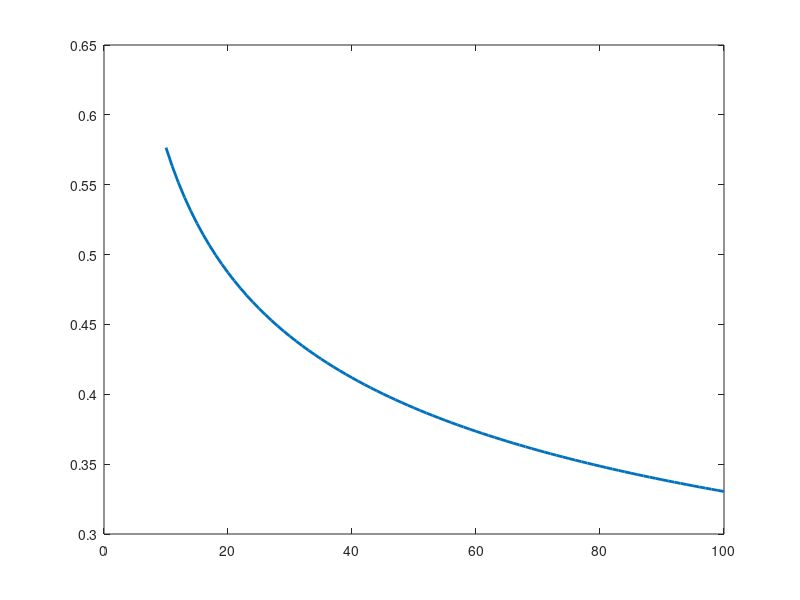

MATLAB code to generate this figure: (Note: this script raises an error after producing the figure.)
% Figure1: learning curves that cross
% and have the exactly the same AULC
% these learning curves are 'made up' and do not correspond
% to actual learning curves generated on data,
% since they are only used as illustration

close all;
clear all;

save_to_pdf = 1; % saves pdf file to figures dir

%%

x = 10:100;
lw = 2;

y1 = x.^(-0.25)+0.3-0.4+0.11+0.0042;
y2 = (x*1000).^(-0.3)+0.6-0.4+0.1-0.05+0.11-0.0003;

y1trn = 1-y1.*0.25-0.65;
y2trn = 1-y2-0.22;

AULC_y1 = mean(y1);
AULC_y2 = mean(y2);
% note that the means are _exactly_ equal, and thus, in this case,
% the AULC cannot help us distuinguish these curves

figure;
fh1 = plot(x,y1,'LineWidth',lw);
blue = fh1.Color;
hold on;
fh2 = plot(x,y2,'LineWidth',lw);
red = fh2.Color;

xlabel('n','fontsize',16)
ylabel('error rate','fontsize',16)

axis([10 100 0.3 0.6])

set(gca,'XTick', [50, 100])
set(gca,'Ytick', [0.2, 0.4, 0.6])

a = get(gca,'XTickLabel');
set(gca,'XTickLabel',a,'fontsize',12)
a = get(gca,'YTickLabel');
set(gca,'YTickLabel',a,'fontsize',12)

set(gcf,'color','white')
box off

set(gcf,'Position',[680   735   427   243])

if (save_to_pdf == 1)
    download_dependencies('export_fig');
    export_fig figures/figure1.pdf
end
